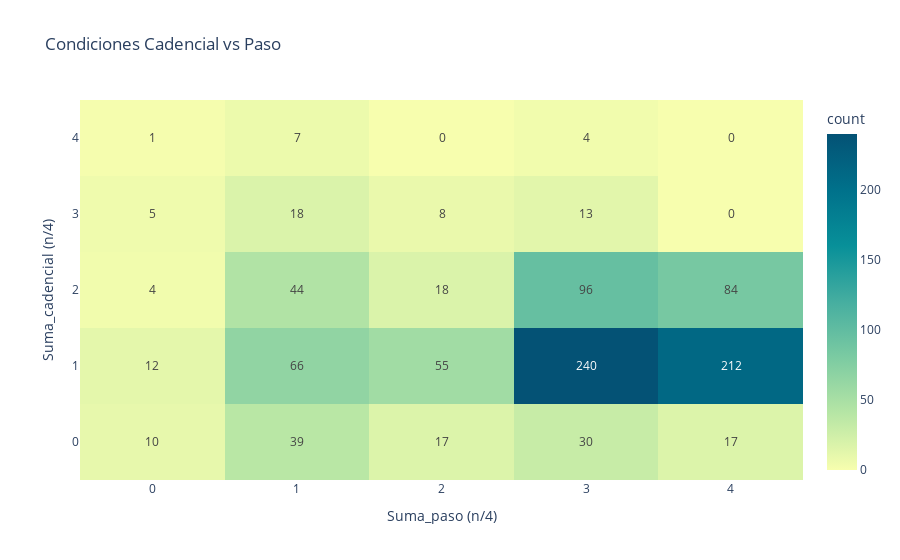

Here is the notebook cell this chart was saved with:
### Code cell
fig = px.density_heatmap(df_final, x="Suma_paso (n/4)", y="Suma_cadencial (n/4)",text_auto=True,color_continuous_scale='BLUYL',title='Condiciones Cadencial vs Paso')
fig.show()

### Figure 1 — Plotly figure (JSON) as saved in the notebook; plotly's stock layout.template omitted (floating-point values rounded to 4 significant figures; data arrays with more than 128 entries replaced by an {"elided": "..."} marker saying what was removed)
{"data": [{"coloraxis": "coloraxis", "hovertemplate": "Suma_paso (n/4)=%{x}<br>Suma_cadencial (n/4)=%{y}<br>count=%{z}<extra></extra>", "name": "", "texttemplate": "%{z}", "type": "histogram2d", "x": {"elided": "1000 int values"}, "xaxis": "x", "xbingroup": "x", "y": {"elided": "1000 int values"}, "yaxis": "y", "ybingroup": "y"}], "layout": {"coloraxis": {"colorbar": {"title": {"text": "count"}}, "colorscale": [[0, "rgb(247, 254, 174)"], [0.1667, "rgb(183, 230, 165)"], [0.3333, "rgb(124, 203, 162)"], [0.5, "rgb(70, 174, 160)"], [0.6667, "rgb(8, 144, 153)"], [0.8333, "rgb(0, 113, 139)"], [1, "rgb(4, 82, 117)"]]}, "legend": {"tracegroupgap": 0}, "title": {"text": "Condiciones Cadencial vs Paso"}, "xaxis": {"anchor": "y", "domain": [0, 1], "title": {"text": "Suma_paso (n/4)"}}, "yaxis": {"anchor": "x", "domain": [0, 1], "title": {"text": "Suma_cadencial (n/4)"}}}}
